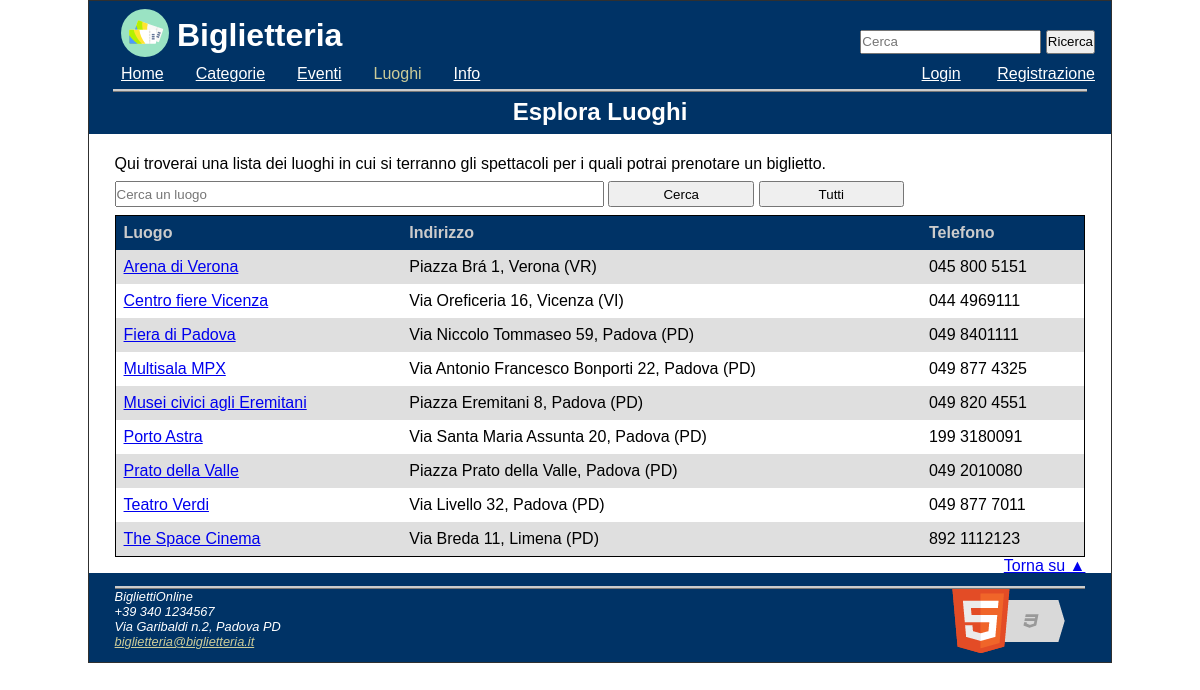
The page /php/luoghi.php on the database its author committed.
### tables this page shows
CREATE TABLE `luoghi` (
  `id` int(11) NOT NULL,
  `nome` char(50) NOT NULL,
  `indirizzo` longtext,
  `telefono` char(40) DEFAULT NULL
);

### php/luoghi.php (the view, shortened to what this page needs)
<!DOCTYPE html>
<?php
  require_once('php/config.php');
  require_once('php/printTemplate.php');
?>
<html lang="it" >
<head>
  <?= printHead('Luoghi'); ?>
</head>
<body>
  <header>
    <?= printHeader(); ?>
  </header>
  <nav id="nav" class="Off">
    <?= printNavBar("luoghi.php"); ?>
  </nav>
  <div id="corpo" onclick="menuOff()">
      <div class="title"><h2>Esplora Luoghi</h2></div>
      <div class="content">
          <p>
              Qui troverai una lista dei luoghi in cui si terranno gli spettacoli per i quali potrai prenotare un biglietto.
          </p>
          <?php
          $sql = "SELECT *
          FROM luoghi
          WHERE true ";
          $sql.=" ORDER BY luoghi.nome ";
          $luoghi=select($sql);
          ?>
          <div class="tableResponsive">
            <table aria-label="Tabella contenente tutti i luoghi registrati sul nostro sito" title="La seguente tabella contiene tutti i luoghi registrati sul nostro sito presso cui sono organizzati spettacoli">
              <thead>
              <tr>
                  <th scope="col" >Luogo</th>
                  <th scope="col" >Indirizzo</th>
                  <th scope="col" >Telefono</th>
              </tr>
              </thead>
              <tbody>
              <?php
              foreach($luoghi as $l){
                  echo "<tr>";
                  echo "<td><a title=\"Vai al luogo ".$l['nome']."\" href='luogo_scheda.php?luogo_id=".$l['id']."'>".$l['nome'];
                  echo "</a></td>";
                  echo "<td>".$l['indirizzo'];
                  echo "</td>";
                  echo "<td>".$l['telefono'];
                  echo "</td>";
              }
              ?>
              </tbody>
          </table> </div>
          <a href="#" class="rightLink">Torna su &#9650;</a>
      </div>
  </div>
  <footer>
    <?= printFooter(); ?>
  </footer>
</body>
</html>

### php/css/screen.css (style rules this page uses)
* { padding: 0; margin: 0; }
header { background-color: #003366; color: #ffffff; width:100%; height: 4em; }
nav { background-color: #003366; color: #ffffff; width:100%; height: 1.5em; }
html, body { max-width: 1024px; margin: auto; font-family: Verdana,Arial,Helvetica,sans-serif; font-size:100%; }
body { border: 1px solid #303030; }
a:link { color: #0000EE; }
.tableResponsive { overflow-x: auto; }
table { width: 100%; background-color: #dfdfdf; border: solid 1px #000000; border-collapse: collapse; }
thead { background-color: #003366; color: #cccccc; text-align: left; }
tr:nth-child(even) { background-color: #eeeeee; }
tr:nth-child(even) { background-color: #ffffff; }
th, td { padding: 0.5em; }
td { vertical-align: bottom; }
.title { background-color: #003366; padding-bottom: 0.5em; }
.title h1, .title h2, .title h3 { color: #ffffff; padding-top: 6px; text-align: center; border-top: 3px ridge #CCCCCC; margin-left: 1em; margin-right: 1em; }
.content { width: 95%; margin: auto; display: block; padding-bottom: 1em; padding-top: 1em; }
.rightLink { float:right; }
#corpo { background-color: #ffffff; }
#corpo p { margin-top: 0.3em; margin-bottom: 0.3em; }
footer { background-color: #003366; color: #ffffff; font-size: 0.8em; padding: 1em; }

### php/css/mobile.css (style rules this page uses)
* { padding: 0; margin: 0; }
header { background-color: #003366; color: #ffffff; width:100%; position: fixed; top: 0; height: 4em; min-width: 375px; padding-bottom: 2em; }
nav { background-color: #003366; border : 0.1em solid; border-color: #000000; color: #ffffff; position: fixed; top: 3.5em; padding-bottom: 18em; width: 50%; margin-left: 50%; min-width: 14em; z-index: 10; }
.Off { display: none; }
html, body { max-width: 1024px; min-width: 375px; margin: auto; font-family: Verdana,Arial,Helvetica,sans-serif; font-size:100%; }
body { border: 1px solid #303030; padding-top: 3.9em; }
a:link { color: #0000EE; }
.tableResponsive { overflow-x: auto; }
table { width: 100%; background-color: #dfdfdf; border: solid 1px #000000; border-collapse: collapse; }
thead { background-color: #003366; color: #cccccc; text-align: left; }
tr:nth-child(even) { background-color: #dfdfdf; }
tr:nth-child(even) { background-color: #ffffff; }
th, td { padding: 0.5em; }
td { vertical-align: bottom; }
.rightLink { float:right; }
.title { background-color: #003366; padding-top: 0.1em; padding-bottom: 0.5em; margin-top: 2em; }
.title h1, .title h2, .title h3 { color: #ffffff; padding-top: 6px; text-align: center; border-top: 3px ridge #CCCCCC; margin-left: 1em; margin-right: 1em; }
.content { width: 95%; margin: auto; display: block; padding-bottom: 1em; padding-top: 1em; }
#corpo { background-color: #ffffff; }
#corpo p { margin-top: 0.3em; margin-bottom: 0.3em; }
footer { background-color: #003366; color: #ffffff; font-size: 0.8em; padding: 1em; }

### php/css/print.css (style rules this page uses)
* { background-color: transparent; color:#000000; }
header, nav, input { display: none }

### rows shown on the page
luoghi: nome "Arena di Verona", indirizzo "Piazza Brá 1, Verona (VR)", telefono "045 800 5151"
luoghi: nome "Centro fiere Vicenza", indirizzo "Via Oreficeria 16, Vicenza (VI)", telefono "044 4969111"
luoghi: nome "Fiera di Padova", indirizzo "Via Niccolo Tommaseo 59, Padova (PD)", telefono "049 8401111"
luoghi: nome "Multisala MPX", indirizzo "Via Antonio Francesco Bonporti 22, Padova (PD)", telefono "049 877 4325"
luoghi: nome "Musei civici agli Eremitani", indirizzo "Piazza Eremitani 8, Padova (PD)", telefono "049 820 4551"
luoghi: nome "Porto Astra", indirizzo "Via Santa Maria Assunta 20, Padova (PD)", telefono "199 3180091"
luoghi: nome "Prato della Valle", indirizzo "Piazza Prato della Valle, Padova (PD)", telefono "049 2010080"
luoghi: nome "Teatro Verdi", indirizzo "Via Livello 32, Padova (PD)", telefono "049 877 7011"
luoghi: nome "The Space Cinema", indirizzo "Via Breda 11, Limena (PD)", telefono "892 1112123"
